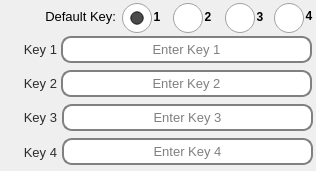
      <widget class="QFrame" name="wepKeyFrame">
       <property name="geometry">
        <rect>
         <x>6</x>
         <y>23</y>
         <width>316</width>
         <height>171</height>
        </rect>
       </property>
       <property name="autoFillBackground">
        <bool>false</bool>
       </property>
       <property name="styleSheet">
        <string notr="true">QFrame{
	border: 0px solid green;
	
}</string>
       </property>
       <property name="frameShape">
        <enum>QFrame::StyledPanel</enum>
       </property>
       <property name="frameShadow">
        <enum>QFrame::Raised</enum>
       </property>
       <widget class="QLabel" name="label_35">
        <property name="geometry">
         <rect>
          <x>301</x>
          <y>5</y>
          <width>16</width>
          <height>21</height>
         </rect>
        </property>
        <property name="font">
         <font>
          <weight>75</weight>
          <bold>true</bold>
         </font>
        </property>
        <property name="text">
         <string>4</string>
        </property>
        <property name="alignment">
         <set>Qt::AlignCenter</set>
        </property>
       </widget>
       <widget class="QLabel" name="label_10">
        <property name="geometry">
         <rect>
          <x>6</x>
          <y>73</y>
          <width>51</width>
          <height>20</height>
         </rect>
        </property>
        <property name="font">
         <font>
          <pointsize>10</pointsize>
         </font>
        </property>
        <property name="styleSheet">
         <string notr="true">color: rgb(43, 43, 43);
background:transparent;</string>
        </property>
        <property name="text">
         <string>Key 2</string>
        </property>
        <property name="alignment">
         <set>Qt::AlignRight|Qt::AlignTrailing|Qt::AlignVCenter</set>
        </property>
       </widget>
       <widget class="QLabel" name="label_33">
        <property name="geometry">
         <rect>
          <x>200</x>
          <y>6</y>
          <width>16</width>
          <height>21</height>
         </rect>
        </property>
        <property name="font">
         <font>
          <weight>75</weight>
          <bold>true</bold>
         </font>
        </property>
        <property name="text">
         <string>2</string>
        </property>
        <property name="alignment">
         <set>Qt::AlignCenter</set>
        </property>
       </widget>
       <widget class="QRadioButton" name="wirelessAuthenticationDefaultKey2Radio">
        <property name="geometry">
         <rect>
          <x>173</x>
          <y>3</y>
          <width>31</width>
          <height>30</height>
         </rect>
        </property>
        <property name="styleSheet">
         <string notr="true">QRadioButton::indicator{
width: 30px;
height: 30px;
} </string>
        </property>
        <property name="text">
         <string/>
        </property>
       </widget>
       <widget class="QLabel" name="label_24">
        <property name="geometry">
         <rect>
          <x>5</x>
          <y>6</y>
          <width>111</width>
          <height>21</height>
         </rect>
        </property>
        <property name="font">
         <font>
          <pointsize>10</pointsize>
         </font>
        </property>
        <property name="text">
         <string>Default Key:</string>
        </property>
        <property name="alignment">
         <set>Qt::AlignRight|Qt::AlignTrailing|Qt::AlignVCenter</set>
        </property>
       </widget>
       <widget class="QLabel" name="label_34">
        <property name="geometry">
         <rect>
          <x>252</x>
          <y>6</y>
          <width>16</width>
          <height>21</height>
         </rect>
        </property>
        <property name="font">
         <font>
          <weight>75</weight>
          <bold>true</bold>
         </font>
        </property>
        <property name="text">
         <string>3</string>
        </property>
        <property name="alignment">
         <set>Qt::AlignCenter</set>
        </property>
       </widget>
       <widget class="QLineEdit" name="wepKey2LineEdit">
        <property name="geometry">
         <rect>
          <x>61</x>
          <y>70</y>
          <width>251</width>
          <height>27</height>
         </rect>
        </property>
        <property name="sizePolicy">
         <sizepolicy hsizetype="Fixed" vsizetype="Fixed">
          <horstretch>0</horstretch>
          <verstretch>0</verstretch>
         </sizepolicy>
        </property>
        <property name="font">
         <font>
          <pointsize>10</pointsize>
         </font>
        </property>
        <property name="focusPolicy">
         <enum>Qt::StrongFocus</enum>
        </property>
        <property name="styleSheet">
         <string notr="true">border-radius: 10px;
border: 2px solid gray;
background:white;</string>
        </property>
        <property name="text">
         <string notr="true"/>
        </property>
        <property name="echoMode">
         <enum>QLineEdit::Password</enum>
        </property>
        <property name="alignment">
         <set>Qt::AlignCenter</set>
        </property>
        <property name="placeholderText">
         <string>Enter Key 2</string>
        </property>
       </widget>
       <widget class="QRadioButton" name="wirelessAuthenticationdefaultKey4Radio">
        <property name="geometry">
         <rect>
          <x>274</x>
          <y>3</y>
          <width>31</width>
          <height>30</height>
         </rect>
        </property>
        <property name="styleSheet">
         <string notr="true">QRadioButton::indicator{
width: 30px;
height: 30px;
} </string>
        </property>
        <property name="text">
         <string/>
        </property>
       </widget>
       <widget class="QLineEdit" name="wepKey4LineEdit">
        <property name="geometry">
         <rect>
          <x>62</x>
          <y>138</y>
          <width>251</width>
          <height>27</height>
         </rect>
        </property>
        <property name="sizePolicy">
         <sizepolicy hsizetype="Fixed" vsizetype="Fixed">
          <horstretch>0</horstretch>
          <verstretch>0</verstretch>
         </sizepolicy>
        </property>
        <property name="font">
         <font>
          <pointsize>10</pointsize>
         </font>
        </property>
        <property name="focusPolicy">
         <enum>Qt::StrongFocus</enum>
        </property>
        <property name="styleSheet">
         <string notr="true">border-radius: 10px;
border: 2px solid gray;
background:white;</string>
        </property>
        <property name="text">
         <string notr="true"/>
        </property>
        <property name="echoMode">
         <enum>QLineEdit::Password</enum>
        </property>
        <property name="alignment">
         <set>Qt::AlignCenter</set>
        </property>
        <property name="placeholderText">
         <string>Enter Key 4</string>
        </property>
       </widget>
       <widget class="QLabel" name="label_29">
        <property name="geometry">
         <rect>
          <x>149</x>
          <y>6</y>
          <width>16</width>
          <height>21</height>
         </rect>
        </property>
        <property name="font">
         <font>
          <weight>75</weight>
          <bold>true</bold>
         </font>
        </property>
        <property name="text">
         <string>1</string>
        </property>
        <property name="alignment">
         <set>Qt::AlignCenter</set>
        </property>
       </widget>
       <widget class="QRadioButton" name="wirelessAuthenticationDefaultKey3Radio">
        <property name="geometry">
         <rect>
          <x>225</x>
          <y>3</y>
          <width>31</width>
          <height>30</height>
         </rect>
        </property>
        <property name="styleSheet">
         <string notr="true">QRadioButton::indicator{
width: 30px;
height: 30px;
} </string>
        </property>
        <property name="text">
         <string/>
        </property>
       </widget>
       <widget class="QLineEdit" name="wepKey3LineEdit">
        <property name="geometry">
         <rect>
          <x>62</x>
          <y>104</y>
          <width>251</width>
          <height>27</height>
         </rect>
        </property>
        <property name="sizePolicy">
         <sizepolicy hsizetype="Fixed" vsizetype="Fixed">
          <horstretch>0</horstretch>
          <verstretch>0</verstretch>
         </sizepolicy>
        </property>
        <property name="font">
         <font>
          <pointsize>10</pointsize>
         </font>
        </property>
        <property name="focusPolicy">
         <enum>Qt::StrongFocus</enum>
        </property>
        <property name="styleSheet">
         <string notr="true">border-radius: 10px;
border: 2px solid gray;
background:white;</string>
        </property>
        <property name="text">
         <string notr="true"/>
        </property>
        <property name="echoMode">
         <enum>QLineEdit::Password</enum>
        </property>
        <property name="alignment">
         <set>Qt::AlignCenter</set>
        </property>
        <property name="placeholderText">
         <string>Enter Key 3</string>
        </property>
       </widget>
       <widget class="QLabel" name="label_9">
        <property name="geometry">
         <rect>
          <x>6</x>
          <y>39</y>
          <width>51</width>
          <height>20</height>
         </rect>
        </property>
        <property name="font">
         <font>
          <pointsize>10</pointsize>
         </font>
        </property>
        <property name="styleSheet">
         <string notr="true">color: rgb(43, 43, 43);
background:transparent;</string>
        </property>
        <property name="text">
         <string>Key 1</string>
        </property>
        <property name="alignment">
         <set>Qt::AlignRight|Qt::AlignTrailing|Qt::AlignVCenter</set>
        </property>
       </widget>
       <widget class="QLabel" name="label_11">
        <property name="geometry">
         <rect>
          <x>6</x>
          <y>107</y>
          <width>51</width>
          <height>20</height>
         </rect>
        </property>
        <property name="font">
         <font>
          <pointsize>10</pointsize>
         </font>
        </property>
        <property name="styleSheet">
         <string notr="true">color: rgb(43, 43, 43);
background:transparent;</string>
        </property>
        <property name="text">
         <string>Key 3</string>
        </property>
        <property name="alignment">
         <set>Qt::AlignRight|Qt::AlignTrailing|Qt::AlignVCenter</set>
        </property>
       </widget>
       <widget class="QLabel" name="label_18">
        <property name="geometry">
         <rect>
          <x>6</x>
          <y>142</y>
          <width>51</width>
          <height>20</height>
         </rect>
        </property>
        <property name="font">
         <font>
          <pointsize>10</pointsize>
         </font>
        </property>
        <property name="styleSheet">
         <string notr="true">color: rgb(43, 43, 43);
background:transparent;</string>
        </property>
        <property name="text">
         <string>Key 4</string>
        </property>
        <property name="alignment">
         <set>Qt::AlignRight|Qt::AlignTrailing|Qt::AlignVCenter</set>
        </property>
       </widget>
       <widget class="QLineEdit" name="wepKey1LineEdit">
        <property name="geometry">
         <rect>
          <x>61</x>
          <y>36</y>
          <width>251</width>
          <height>27</height>
         </rect>
        </property>
        <property name="sizePolicy">
         <sizepolicy hsizetype="Fixed" vsizetype="Fixed">
          <horstretch>0</horstretch>
          <verstretch>0</verstretch>
         </sizepolicy>
        </property>
        <property name="font">
         <font>
          <pointsize>10</pointsize>
         </font>
        </property>
        <property name="focusPolicy">
         <enum>Qt::StrongFocus</enum>
        </property>
        <property name="styleSheet">
         <string notr="true">border-radius: 10px;
border: 2px solid gray;
background:white;</string>
        </property>
        <property name="text">
         <string notr="true"/>
        </property>
        <property name="echoMode">
         <enum>QLineEdit::Password</enum>
        </property>
        <property name="alignment">
         <set>Qt::AlignCenter</set>
        </property>
        <property name="placeholderText">
         <string>Enter Key 1</string>
        </property>
       </widget>
       <widget class="QRadioButton" name="wirelessAuthenticationDefaultKey1Radio">
        <property name="geometry">
         <rect>
          <x>122</x>
          <y>3</y>
          <width>31</width>
          <height>30</height>
         </rect>
        </property>
        <property name="styleSheet">
         <string notr="true">QRadioButton::indicator{
width: 30px;
height: 30px;
} </string>
        </property>
        <property name="text">
         <string/>
        </property>
        <property name="checked">
         <bool>true</bool>
        </property>
       </widget>
       <zorder>label_10</zorder>
       <zorder>wirelessAuthenticationDefaultKey2Radio</zorder>
       <zorder>label_24</zorder>
       <zorder>wepKey2LineEdit</zorder>
       <zorder>wepKey4LineEdit</zorder>
       <zorder>wirelessAuthenticationDefaultKey3Radio</zorder>
       <zorder>wepKey3LineEdit</zorder>
       <zorder>label_9</zorder>
       <zorder>label_11</zorder>
       <zorder>label_18</zorder>
       <zorder>wepKey1LineEdit</zorder>
       <zorder>wirelessAuthenticationDefaultKey1Radio</zorder>
       <zorder>label_29</zorder>
       <zorder>label_33</zorder>
       <zorder>label_34</zorder>
       <zorder>wirelessAuthenticationdefaultKey4Radio</zorder>
       <zorder>label_35</zorder>
      </widget>
